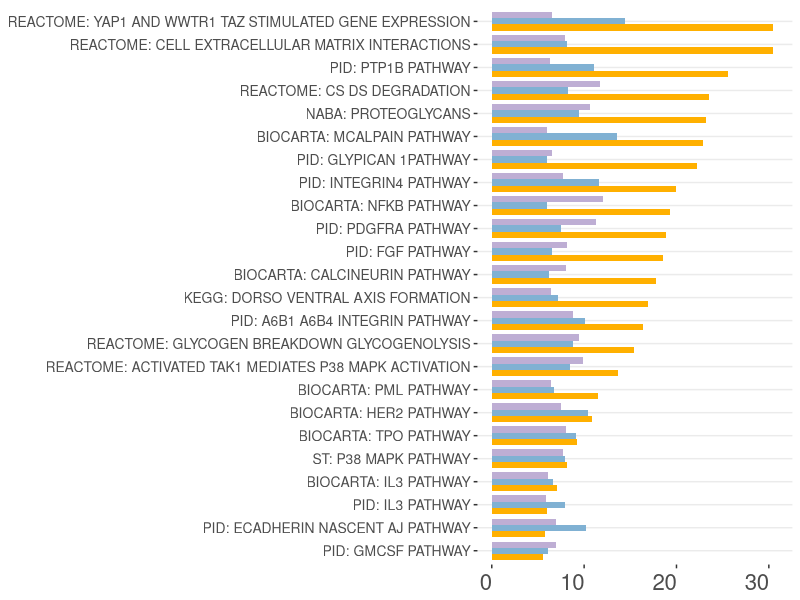

The R source for this figure: (Note: this script raises an error after producing the figure.)

rm(list = ls())
library(dplyr)
library(tidyr)
library(ggplot2)
library(forcats)


Core_paths0 <- read.csv("tables/shared_pathways/01_shared_pathways_I45FvsI47_MSBB_Mayo.csv", row.names = NULL)

Core_paths0$I45FvsI47F <- sign(Core_paths0$logFC.x) * -log(Core_paths0$P.Value.x)
Core_paths0$Mayo <- sign(Core_paths0$logFC.y) * -log(Core_paths0$P.Value.y)
Core_paths0$MSBB <- sign(Core_paths0$logFC) * -log(Core_paths0$P.Value)

Core_paths0 <- Core_paths0[order(Core_paths0$Mayo),]
Core_paths0_up <- Core_paths0 %>% dplyr::filter(.,Direction == "UP") %>% dplyr::select(.,X, I45FvsI47F, Mayo, MSBB)

colnames(Core_paths0_up)[2] <- "A\u03B242-H vs A\u03B240-H"

Core_paths0_up <- pivot_longer(Core_paths0_up,c("Mayo","MSBB", "A\u03B242-H vs A\u03B240-H"))
library(viridis)


p1 <- ggplot(Core_paths0_up, aes( fct_inorder(X), value, fill = fct_inorder(name))) +
    geom_bar(stat = "identity",position = "dodge", width = 0.8) +
    labs(y = "Dysregulation score") + ylim(c(0,31))+
    theme_bw() +
    coord_flip() + 
    scale_fill_manual( values=c("#FFB000", 
                                 "#80B1D3",
                                 "#beaed4"))+
    theme(panel.grid.major.x =  element_blank(),
          panel.grid.minor.x =  element_blank(),
          panel.border = element_rect(colour = "grey80", fill=NA, size=0),
          axis.title.x = element_blank(),# element_text(size = 20, angle = 0,vjust = 0.5, hjust = 0.5, face = "bold"),
          axis.title.y = element_blank(),
          axis.text.x = element_text(size = 16,angle = 0,vjust = 0.5, hjust = 1),
          axis.text.y = element_text(size = 10,angle = 0,vjust = 0.5, hjust = 1),
          legend.text = element_text(face = "plain"),legend.position = "none",
          legend.title = element_blank())
  


Core_paths0 <- read.csv("tables/shared_pathways/01_shared_pathways_I45FvsI47_MSBB_Mayo.csv", row.names = NULL)

Core_paths0$I45FvsI47F <- sign(Core_paths0$logFC.x) * -log(Core_paths0$P.Value.x)
Core_paths0$Mayo <- sign(Core_paths0$logFC.y) * -log(Core_paths0$P.Value.y)
Core_paths0$MSBB <- sign(Core_paths0$logFC) * -log(Core_paths0$P.Value)

Core_paths0 <- Core_paths0[order(Core_paths0$Mayo),]
Core_paths0_down <- Core_paths0 %>% dplyr::filter(.,Direction == "DOWN") %>% dplyr::select(.,X, I45FvsI47F, Mayo, MSBB)

colnames(Core_paths0_down)[2] <- "A\u03B242-H vs A\u03B240-H"


Core_paths0_down <- Core_paths0_down

Core_paths0_down <- pivot_longer(Core_paths0_down,c("Mayo","MSBB", "A\u03B242-H vs A\u03B240-H"))
library(viridis)




if(any(str_length(Core_paths0_down$X) > 70)){
  longInds <- str_length(Core_paths0_down$X) > 70
  Core_paths0_down[longInds,]$X <- stringr::str_sub(Core_paths0_down[longInds,]$X,1,70)
  Core_paths0_down[longInds,]$X <- paste0(Core_paths0_down[longInds,]$X,"*") 
}







p2 <- ggplot(Core_paths0_down, aes( fct_inorder(X), value, fill = fct_inorder(name))) +
  geom_bar(stat = "identity",position = "dodge", width = 0.8) +
  labs(y = "Dysregulation score") + ylim(c(-31,0))+
  theme_bw() +
  coord_flip() + 
  scale_fill_manual( values=c("#FFB000", 
                              "#80B1D3",
                              "#beaed4"))+
  theme(panel.grid.major.x =  element_blank(),
        panel.grid.minor.x =  element_blank(),
        panel.border = element_rect(colour = "grey80", fill=NA, size=0),
        axis.title.x = element_blank(),#element_text(size = 20, angle = 0,vjust = 0.5, hjust = 0.5, face = "bold"),
        axis.title.y = element_blank(),
        axis.text.x =  element_text(size = 16,angle = 0,vjust = 0.5, hjust = 1),
        axis.text.y = element_text(size = 10,
                                   angle = 0,
                                   vjust = 0.5, hjust = 1),
        legend.text = element_text(face = "bold"), legend.position = "left",
        legend.title = element_blank()) + 
  scale_x_discrete(position = "top") 

library(patchwork)



cairo_pdf("figures/04_b_shared_barplot.pdf",width = 14,height = 12)   
p1/p2 + patchwork::plot_layout(heights = c(1,2.3))
dev.off()


